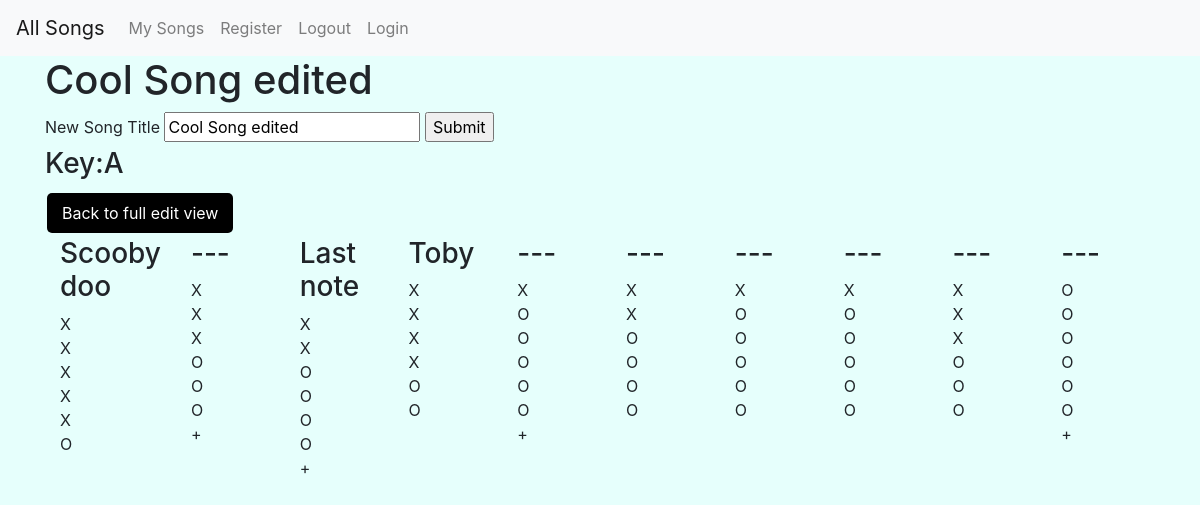
Page /song_edit_title/5 on the committed database.
### tabs/models.py (models this page shows, shortened)
class Song(models.Model):
    user = models.ForeignKey(User, on_delete=models.SET_NULL, null=True)
    name = models.CharField(max_length=20)
    key = models.CharField(max_length=2)

class Notes(models.Model):
    upper_octave = models.BooleanField(default=False)
    comment = models.CharField(max_length=50)
    hole_1 = models.BooleanField(default=False)
    hole_2 = models.BooleanField(default=False)
    hole_3 = models.BooleanField(default=False)
    hole_4 = models.BooleanField(default=False)
    hole_5 = models.BooleanField(default=False)
    hole_6 = models.BooleanField(default=False)
    song = models.ForeignKey(Song, on_delete=models.SET_NULL, null=True)

### tabs/views.py (the view)
# urls.py: path('song_edit_title/<int:pk>', views.song_edit_name, name='edit_name'),
def song_edit_name(request, pk):
    song = Song.objects.get(id=pk)
    notes = song.notes_set.all()
    if request.method == 'POST':
        new_name = request.POST['title']
        song.name = new_name
        song.save()
        page_back_url = "/edit/" + str(pk) + "/"
        return redirect(page_back_url)
    context = {'notes': notes, 'song': song}
    return render(request, 'tabs/song_edit_name.html', context)

### tabs/templates/tabs/song_edit_name.html (shortened to what this page needs)
{% extends "tabs/base.html" %}
{% block body_block %}
<body>
    <h1>{{ song.name }}</h1>
    <form action="" method = 'POST'>
        <label for="title">New Song Title</label>
        <input type="text" id='title' name="title" value="{{song.name}}">
        <input type="submit" value="Submit">
    </form>
    <h3>Key:{{ song.key }}</h3>
    <a class = 'button' href="{% url 'edit' pk=song.pk %}">Back to full edit view</a>
<div class="container">
  <div class="row align-items-start">
    {% for note in notes %}
        <div class="col">
            <h3>{{ note.comment }}</h3>
            {% if note.hole_1 == True %}
            <div>X</div>
            {% else %}
            <div>O</div>
            {% endif %}
            {% if note.hole_2 == True %}
            <div>X</div>
            {% else %}
            <div>O</div>
            {% endif %}
            {% if note.hole_3 == True %}
            <div>X</div>
            {% else %}
            <div>O</div>
            {% endif %}
            {% if note.hole_4 == True %}
            <div>X</div>
            {% else %}
            <div>O</div>
            {% endif %}
            {% if note.hole_5 == True %}
            <div>X</div>
            {% else %}
            <div>O</div>
            {% endif %}
            {% if note.hole_6 == True %}
            <div>X</div>
            {% else %}
            <div>O</div>
            {% endif %}
            {% if note.upper_octave == True %}
            <div>+</div>
            {% else %}
            <div></div>
            {% endif %}
        </div>
    {% endfor %}
  </div>
</div>
{% endblock %}

### tabs/static/style/base.css (style rules this page uses)
:root { --color1: #e6fffc; --color2: #b8d1ff; --color3: #fff; --whistle-body: #575757; --primary-button: #0077ff; --dark-button: #2b2b2b; }
* { box-sizing: border-box; margin: 0; }
body { background-color: var(--color1); }
.button:link, .button:visited { background-color: black; border: none; color: white; padding: 8px 15px; text-align: center; text-decoration: none; display: inline-block; font-size: 16px; margin: 4px 2px; cursor: pointer; border-radius: 5px; }

### rows in the picture
Song: name "Cool Song edited", title "Cool Song edited", key "A"
Notes: comment "Scooby doo", hole_1 "X", hole_2 "X", hole_3 "X", hole_4 "X", hole_5 "X", hole_6 "O"
Notes: comment "---", hole_1 "X", hole_2 "X", hole_3 "X", hole_4 "O", hole_5 "O", hole_6 "O"
Notes: comment "Last note", hole_1 "X", hole_2 "X", hole_3 "O", hole_4 "O", hole_5 "O", hole_6 "O"
Notes: comment "Toby", hole_1 "X", hole_2 "X", hole_3 "X", hole_4 "X", hole_5 "O", hole_6 "O"
Notes: comment "---", hole_1 "X", hole_2 "O", hole_3 "O", hole_4 "O", hole_5 "O", hole_6 "O"
Notes: comment "---", hole_1 "X", hole_2 "X", hole_3 "O", hole_4 "O", hole_5 "O", hole_6 "O"
Notes: comment "---", hole_1 "X", hole_2 "O", hole_3 "O", hole_4 "O", hole_5 "O", hole_6 "O"
Notes: comment "---", hole_1 "X", hole_2 "O", hole_3 "O", hole_4 "O", hole_5 "O", hole_6 "O"
Notes: comment "---", hole_1 "X", hole_2 "X", hole_3 "X", hole_4 "O", hole_5 "O", hole_6 "O"
Notes: comment "---", hole_1 "O", hole_2 "O", hole_3 "O", hole_4 "O", hole_5 "O", hole_6 "O"
